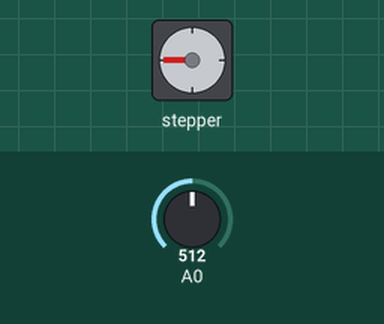
A sketch run on a simulated Arduino Uno, built with avr-gcc and run on an emulated ATmega328P. On the bench: stepper motor. Inputs (shaded band) come from the test bench; at power-on: A0 = 512. Stepper angles assume 700 steps per turn.

Above: at 1.2 s.
1.3 s: A0 set to 716
At 1.69 s:
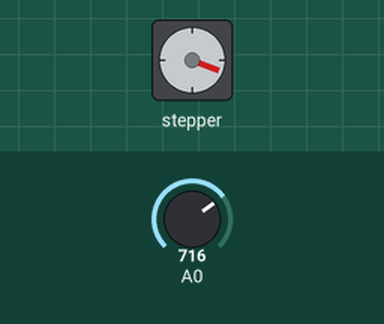
4.3 s: A0 set to 900
At 4.71 s:
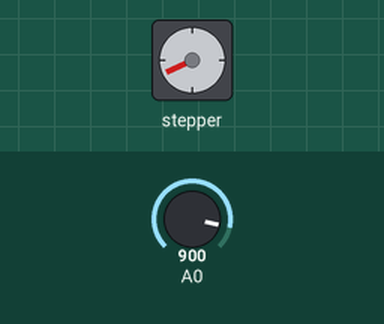
7.3 s: A0 set to 1023
At 7.72 s:
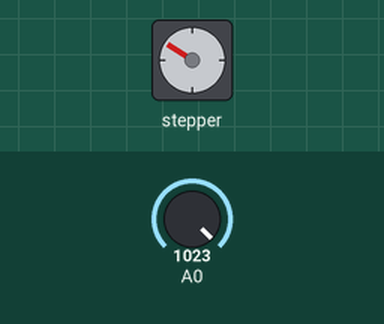
Timing chart, 0 to 19.3 s (numbered marks = the images above; inputs shaded):
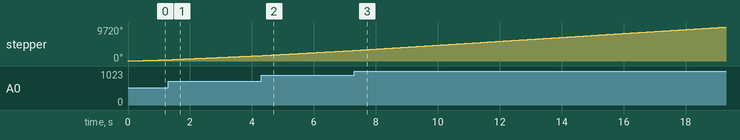

The sketch:

step_motor.ino
```cpp
#include <Stepper.h>
const int stepsPerRevolution = 700;
Stepper myStepper(stepsPerRevolution, 8, 9, 10, 11);

int stepCount = 0;

void setup() {
}

void loop() {
  int sensorReading = analogRead(A0);
  int motorSpeed = map(sensorReading, 0, 1023, 0, 100);
  if (motorSpeed > 0) {
    myStepper.setSpeed(motorSpeed);
    myStepper.step(stepsPerRevolution / 100);
  }
}
```
